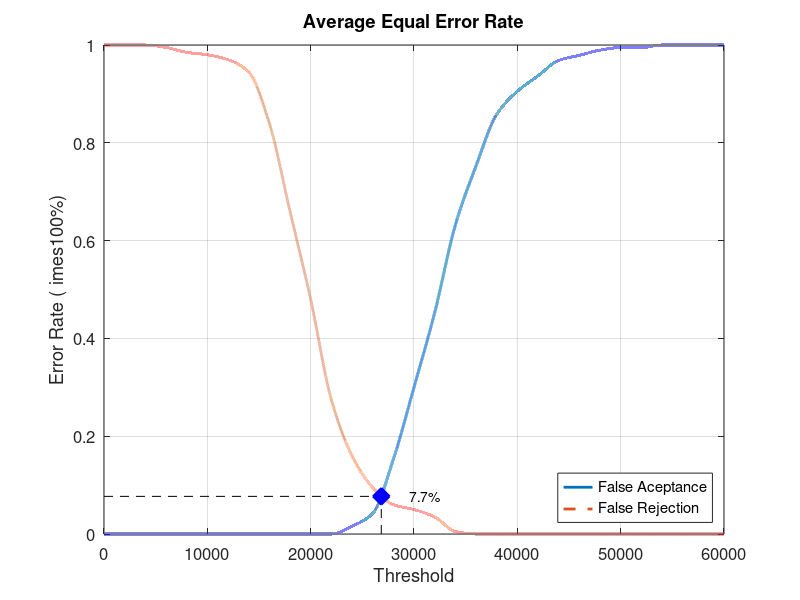
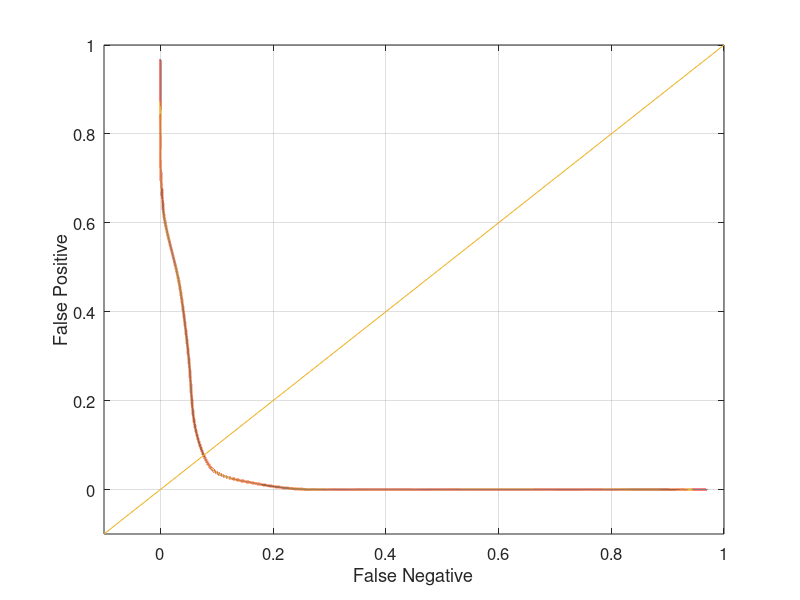

Source code (MATLAB) for these figures, in order:
close all;
clear;
clc;
x = 0:2000:60000;
xq = 0:0.5:60000;

y0 = [0 0 0 0 0 0 0 0 0 0 0 0 0.0157895 0.0421053 0.152632 0.3 0.452632 0.631579 0.752632 0.857895 0.905263 0.936842 0.968421 0.978947 0.989474 0.994737 0.994737 1 1 1 1]
yy0 = interp1(x, y0, xq, 'pchip');
y1 = [1 1 1 0.995 0.985 0.98 0.97 0.945 0.84 0.66 0.48 0.275 0.16 0.095 0.06 0.05 0.035 0.005 0 0 0 0 0 0 0 0 0 0 0 0 0]
yy1 = interp1(x, y1, xq, 'pchip');

% Calculating EER: 
y2 = abs(y0 - y1);
find(y2 == min(y2))
yy2 = abs(yy0 - yy1);
xEER = find(yy2 == min(yy2));
xEERIndex = xq(xEER) % X-axis EER
yEER = yy0(xEER) % Y-axis EER

main = figure
plot(xq, yy0,'-','LineWidth', 2);	hold on
plot(xq, yy1,'--','LineWidth', 2);	hold on
plot([xEERIndex xEERIndex], [0 yEER], 'k--');	hold on
plot([0 xEERIndex], [yEER yEER], 'k--');	hold on
plot(xEERIndex, yEER, 'bx', 'LineWidth', 10);	hold on
text(xEERIndex + 10 * xEERIndex / 100, yEER, [num2str(round((10000 * yEER)) / 100) '%'])
legend('False Aceptance', 'False Rejection', 'Location', 'SouthEast')
xlabel('Threshold')
ylabel('Error Rate (	imes100%)')
title('Average Equal Error Rate')
set(gca, 'FontSize', 12)
axis([0 60000 0 1])
grid on

print(main, 'Database3_4Main', '-dpng');
FNRxFPR = figure('Color', [1 1 1]);
plot(yy1, yy0, '-', yy1, yy0, 'LineWidth', 2);
hold on
y = -0.1:0.1:1
plot(y, y); 
set(gca, 'FontSize', 12)
xlabel('False Negative')
ylabel('False Positive')
axis([-0.1 1 -0.1 1])
set(gca, 'FontSize', 12)
grid on

print(FNRxFPR, 'Database3_4FNRxFPR','-dpng');
